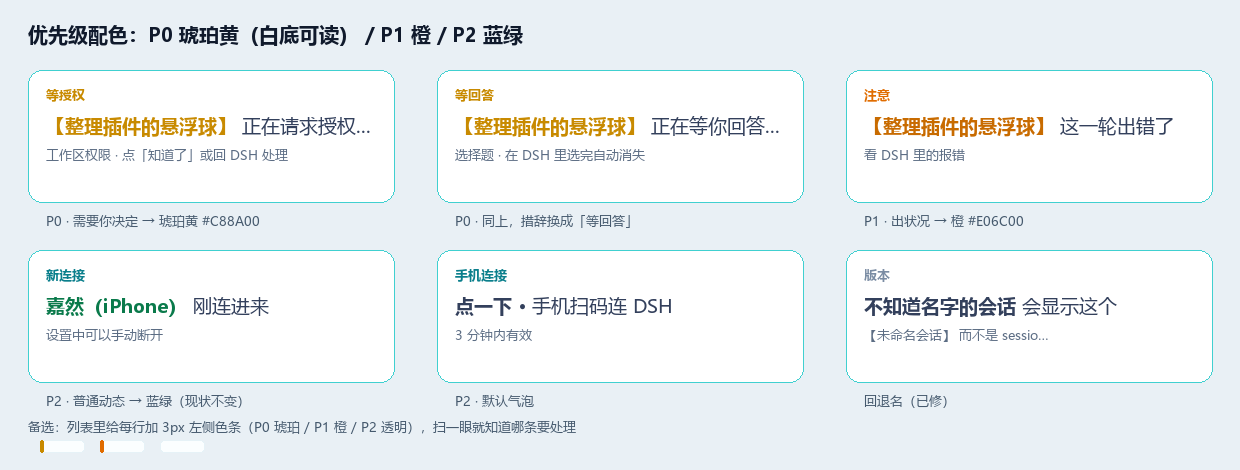

The Python source for this figure:
from PIL import Image, ImageDraw, ImageFont
import os

W, H = 1240, 470
img = Image.new("RGB", (W, H), (233, 240, 245))
d = ImageDraw.Draw(img)


def font(sz, bold=False):
    for name in (
        "C:/Windows/Fonts/msyhbd.ttc" if bold else "C:/Windows/Fonts/msyh.ttc",
        "C:/Windows/Fonts/msyh.ttf",
        "C:/Windows/Fonts/simhei.ttf",
    ):
        if os.path.exists(name):
            try:
                return ImageFont.truetype(name, sz)
            except Exception:
                pass
    return ImageFont.load_default()


def bubble(x, y, tag, tagc, part, partc, rest, sign, note):
    w, h = 366, 132
    d.rounded_rectangle([x, y, x + w, y + h], 14, fill=(255, 255, 255), outline=(64, 208, 208), width=1)
    # tag
    f_tag = font(13, True)
    d.text((x + 18, y + 16), tag, font=f_tag, fill=tagc)
    # main line
    f_part = font(19, True)
    f_rest = font(19)
    tx = x + 18
    ty = y + 42
    d.text((tx, ty), part, font=f_part, fill=partc)
    pw = d.textlength(part, font=f_part)
    d.text((tx + pw + 6, ty), rest, font=f_rest, fill=(51, 64, 92))
    # sign
    d.text((x + 18, y + 76), sign, font=font(13), fill=(92, 109, 132))
    # caption
    d.text((x + 18, y + h + 10), note, font=font(13), fill=(70, 90, 110))


TAG = (11, 127, 140)
AMBER = (200, 138, 0)
AMBER_L = (168, 121, 0)
ORANGE = (224, 108, 0)
TEAL = (11, 127, 140)

# 标题
d.text((28, 20), "优先级配色：P0 琥珀黄（白底可读） / P1 橙 / P2 蓝绿", font=font(20, True), fill=(16, 26, 44))

bubble(
    28, 70, "等授权", AMBER, "【整理插件的悬浮球】", AMBER, "正在请求授权...",
    "工作区权限 · 点「知道了」或回 DSH 处理", "P0 · 需要你决定 → 琥珀黄 #C88A00",
)
bubble(
    437, 70, "等回答", AMBER, "【整理插件的悬浮球】", AMBER, "正在等你回答...",
    "选择题 · 在 DSH 里选完自动消失", "P0 · 同上，措辞换成「等回答」",
)
bubble(
    846, 70, "注意", ORANGE, "【整理插件的悬浮球】", (200, 107, 0), "这一轮出错了",
    "看 DSH 里的报错", "P1 · 出状况 → 橙 #E06C00",
)

bubble(
    28, 250, "新连接", TEAL, "嘉然（iPhone）", (10, 122, 75), "刚连进来",
    "设置中可以手动断开", "P2 · 普通动态 → 蓝绿（现状不变）",
)
bubble(
    437, 250, "手机连接", TAG, "点一下 ·", (51, 64, 92), "手机扫码连 DSH",
    "3 分钟内有效", "P2 · 默认气泡",
)
bubble(
    846, 250, "版本", (122, 140, 163), "不知道名字的会话", (51, 64, 92), "会显示这个",
    "【未命名会话】 而不是 sessio…", "回退名（已修）",
)

# 左侧色条方案示意
d.text((28, 418), "备选：列表里给每行加 3px 左侧色条（P0 琥珀 / P1 橙 / P2 透明），扫一眼就知道哪条要处理", font=font(13), fill=(70, 90, 110))
for i, c in enumerate([AMBER, ORANGE, None]):
    x = 40 + i * 60
    d.rounded_rectangle([x, 440, x + 44, 452], 4, fill=(251, 254, 255), outline=(230, 242, 247))
    if c:
        d.rounded_rectangle([x, 440, x + 3, 452], 2, fill=c)

img.save(r"H:\因爱而生的鱼\dsh-my-phone\test\mock_priority.png")
print("ok")
